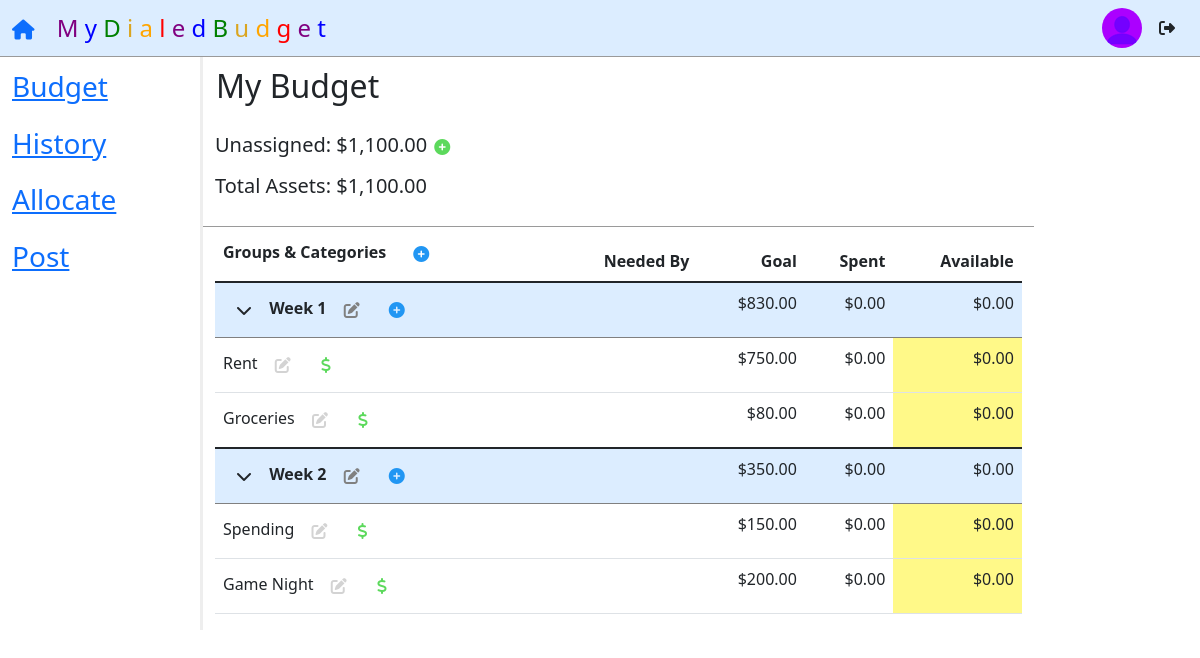
The page / (signed in) on the database its author committed.
### tables this page shows
CREATE TABLE budgets (
    bud_id INTEGER,
    user_id INTEGER,
    bud_name TEXT,
    total_assets REAL,
    unassigned REAL,
    groups INTEGER DEFAULT 0,
    active INTEGER DEFAULT 1,
    PRIMARY KEY (bud_id),
    CONSTRAINT fk_users
        FOREIGN KEY (user_id)
        REFERENCES users (user_id)
        ON DELETE CASCADE
    );

CREATE TABLE groups (
    group_id INTEGER,
    bud_id INTEGER,
    user_id INTEGER,
    group_name TEXT,
    group_goal REAL,
    group_spent REAL,
    group_avail REAL,
    cats INTEGER DEFAULT 0,
    active_cats INTEGER DEFAULT 0,
    active INT DEFAULT 1, -- BOOL to indicate deleted or not
    PRIMARY KEY (group_id),
    FOREIGN KEY (bud_id) REFERENCES budgets (bud_id),
    FOREIGN KEY (user_id) REFERENCES users (user_id)
    );

CREATE TABLE cats (
    cat_id INTEGER,
    bud_id INTEGER,
    group_id INTEGER,
    user_id INTEGER,
    cat_name TEXT,
    due_tup_m TEXT,
    due_tup_d TEXT,
    cat_goal REAL,
    cat_funded REAL DEFAULT 0.00,
    cat_goal_met INT DEFAULT 0, -- BOOL
    cat_goal_spent INT DEFAULT 0, -- BOOL indicating that goal was met and fully spent
    cat_spent REAL,
    cat_avail REAL,
    cat_cmnt TEXT,
    is_unass INT DEFAULT 0, -- BOOL
    is_deposit INT DEFAULT 0, -- BOOL
    active INT DEFAULT 1, -- BOOL to indicate deleted or not
    reset INT DEFAULT 0, -- BOOL to indicate goal reset required
    PRIMARY KEY (cat_id),
    FOREIGN KEY (bud_id) REFERENCES budgets (bud_id),
    FOREIGN KEY (group_id) REFERENCES groups (group_id),
    FOREIGN KEY (user_id) REFERENCES users (user_id)
    );

### application/budget/routes.py (the view)
@budget.route('/')
@login_required
def index():
    has_budget = True
    if db.execute("SELECT * FROM users WHERE user_id = ?", session['user_id'])[0]['budgets'] < 1:
        return render_template('index.html', has_budget=False, ptitle='Budget')
    selected_bud = db.execute("SELECT * FROM users WHERE user_id = ?", session['user_id'])[0]['selected_bud']
    allCATS = db.execute("SELECT * FROM cats WHERE user_id = ? AND bud_id = ?", session['user_id'], session['selected_bud'])
    """ Perform goal resets """
    for cat in allCATS:
        if cat['reset'] == 1:
            cat['due_tup_m'] = (int(session['day_tup'][0]) + 1)
            db.execute("UPDATE cats SET cat_funded = ? WHERE user_id = ? AND bud_id = ? AND cat_id = ?", cat['cat_avail'], session['user_id'], session['selected_bud'], cat['cat_id'])
            if (cat['cat_funded'] >= cat['cat_goal']):
                db.execute("UPDATE cats SET cat_goal_met = ? WHERE user_id = ? AND bud_id = ? AND cat_id = ?", 1, session['user_id'], session['selected_bud'], cat['cat_id'])
            else:
                db.execute("UPDATE cats SET cat_goal_met = ? WHERE user_id = ? AND bud_id = ? AND cat_id = ?", 0, session['user_id'], session['selected_bud'], cat['cat_id'])
            db.execute("UPDATE cats SET cat_goal_spent = ?, reset = ? WHERE user_id = ? AND bud_id = ? AND cat_id = ?", 0.00, 0, session['user_id'], session['selected_bud'], cat['cat_id'])
    """ Create a list of dictionaries to store budget group totals """
    GROUPS = db.execute("SELECT * FROM groups WHERE user_id = ? AND bud_id = ? AND active = ?", session['user_id'], session['selected_bud'], 1)
    TOTALS = []
    for group in GROUPS:
        group_totals = db.execute("SELECT SUM(cat_goal) goal, SUM(cat_spent) spent, SUM(cat_avail) avail FROM cats WHERE user_id = ? AND bud_id = ? AND group_id = ? AND active = ?", session['user_id'], session['selected_bud'], group['group_id'], 1)
        if group_totals[0]['goal'] == None:
            group_totals[0]['goal'] = 0
        TOTALS.append({'group_id': group['group_id'], 'goal': group_totals[0]['goal'], 'spent': group_totals[0]['spent'], 'avail': group_totals[0]['avail']})
    BUDGET = db.execute("SELECT * FROM budgets WHERE user_id = ? AND bud_id = ?", session['user_id'], session['selected_bud'])
    GROUPS = db.execute("SELECT * FROM groups WHERE user_id = ? AND bud_id = ? AND active = ?", session['user_id'], session['selected_bud'], 1)
    CATS = db.execute("SELECT * FROM cats WHERE user_id = ? AND bud_id = ? AND active = ?", session['user_id'], session['selected_bud'], 1)
    global nav_avatar
    nav_avatar = session['nav_avatar']
    return render_template('index.html', has_budget=has_budget, budget=BUDGET, groups=GROUPS, cats=CATS, totals=TOTALS, ptitle='Budget', test=nav_avatar, test2=session['nav_avatar'])

### application/budget/routes.py (called while the page is built)
@budget.context_processor
def context_processor():
    return dict(avatar_key=session['nav_avatar'])

### application/helpers.py (called while the page is built)
def login_required(f):
    @wraps(f)
    def decorated_function(*args, **kwargs):
        if session.get("user_id") is None:
            return redirect(url_for("account.login", next=request.url))
        return f(*args, **kwargs)
    return decorated_function

def usd(value):
    return f"${value:,.2f}"

### application/templates/index.html (shortened to what this page needs)
{% extends "layout.html" %}
{% block main %}
{% if not has_budget %}
<div class="row">
    <div class="col-sm-3"></div>
    <div class="col-sm-4">
        <form action="{{ url_for('settings.settings_usage', usage='new_bud')}}" method="POST">
            <div class="form-group">
                <h4>Create a New Budget</h4>
                <input type="text" name="bud_name" class="form-control" placeholder="Budget Name" autocomplete="off"
                    autofocus required>
                <input type="number" step="0.01" min="0.01" name="total_assets" class="form-control"
                    placeholder="Current Assets" autocomplete="off" required>
                <button type="submit" class="btn btn-primary">Start Budgeting!</button>
            </div>
        </form>
    </div>
    <div class="col-sm-3">
    </div>
</div>
{% else %}
<div class="row">
    <div class="col-sm-10 bud-header">
        <form action="{{ url_for('settings.settings_usage', usage='bud_edit')}}" method="POST">
            <div class="form-group">
                <button type="button" id="bud_name_edit" class="btn" style="padding-left: 0px"
                    onclick="display_toggle(this.id, 'new_bud_name_field', 'new_bud_name_submit', 'new_bud_name_cancel')">
                    <h2>{{ budget[0].bud_name }}</h2>
                </button>
            </div>
        </form>
        <form action="{{ url_for('allocations.allocate')}}" method="POST">
            <div class="form-group">
                <h5>Unassigned: {{ budget[0].unassigned | usd }}
                    <button type="button" id="add_unass_funds" class="btn" style="padding-left: 1px;"
                        onclick="display_toggle(this.id, 'unass_fund', 'submit_unass_fund', 'close_unass_funds')"><i
                            class='fas fa-plus-circle' style="color: rgb(92, 217, 92)"></i></button>
                </h5>
                <h5>Total Assets: {{ budget[0].total_assets | usd }}</h5>
            </div>
        </form>
    </div>
</div>
<div class="row">
    <div class="col-sm-10">
        <table class="table table-hover">
            <thead>
                <tr>
                    <th><span>Groups & Categories</span>
                        <form action="{{ url_for('budget.index_usage', usage='add_group')}}" method="POST"
                            style="display: inline; padding-left: 10px">
                            <button type="button" id="new_group_btn"
                                onclick="display_toggle(this.id, 'new_group_name', 'submit_new_group', 'new_group_close')"
                                class="btn">
                                <i class='fas fa-plus-circle' style="color:#2196F3"></i>
                            </button>
                        </form>
                    </th>
                    <th class="right_align">Needed By</th>
                    <th class="right_align">Goal</th>
                    <th class="right_align">Spent</th>
                    <th class="right_align">Available</th>
                </tr>
            </thead>
            {% for group in groups %}
            <tbody>
                <tr class="budget_cat">
                    {% if group.active_cats > 0 %}
                    <th colspan="2">
                        {% else %}
                    <th colspan="5">
                        {% endif %}
                        <button id="minimize_group_button_{{ group.group_id }}" class="btn"
                            onclick="class_toggle('minmize_{{ group.group_id }}'), display_toggle(this.id, 'maxmize_group_button_{{ group.group_id }}')"><i
                                class="fa fa-chevron-down"></i></button>
                        {{ group.group_name }}
                        <button class="btn" id="group_edit_show_{{ group.group_name }}"
                            onclick="display_toggle(this.id, 'group_edit_hide_{{ group.group_name }}', 'group_edit_{{ group.group_id }}')"><i
                                class='fas fa-edit' style="color: grey"></i></button>
                        <form action="{{ url_for('budget.index_usage', usage='add_cat')}}" method="POST"
                            style="display: inline; padding-left: 10px">
                            <button type="button" id="new_cat_btn_{{ group.group_id }}"
                                onclick="display_toggle(this.id, 'new_cat_min_{{ group.group_id }}', 'new_cat_name_{{ group.group_id }}', 'submit_new_cat_{{ group.group_id }}', 'new_cat_goal_{{ group.group_id }}', 'new_cat_date_{{ group.group_id }}')"
                                class="btn" style="padding: 1px; border-radius: 50%"><i class='fas fa-plus-circle'
                                    style="color:#2196F3"></i></button>
                        </form>
                    </th>
                    {% if group.active_cats > 0 %}
                    {% set id = group.group_id %}
                    {% for row in totals %}
                    {% if row.group_id == id %}
                    <td class="right_align">{{ row.goal | usd }}</td>
                    <td class="right_align">{{ row.spent | usd }}</td>
                    <td class="right_align">{{ row.avail | usd }}</td>
                    {% endif %}
                    {% endfor %}
                    {% endif %}
                </tr>
                {% for category in cats %}
                {% if category.group_id == group.group_id %}
                <tr class="minmize_{{ group.group_id }}">
                    <td>
                        <form action="{{ url_for('allocations.allocate')}}" method="POST">
                            <div class="form-group">
                                {{ category.cat_name }}
                                <button type="button" class="btn" id="cat_edit_show_{{ category.cat_id }}"
                                    onclick="display_toggle(this.id, 'cat_edit_hide_{{ category.cat_id }}', 'cat_edit_{{ category.cat_id }}')"><i
                                        class='fas fa-edit' style="color: lightgrey"></i></button>
                                <button type="submit" id="fully_fund_{{ category.cat_id }}" class="btn"><i
                                        class='fas fa-dollar-sign' style="color: rgb(92, 217, 92)"></i></button>
                            </div>
                        </form>
                    </td>
                    <td class="right_align">
                    </td>
                    <td class="right_align">{{ category.cat_goal | usd }}</td>
                    <td class="right_align">{{ category.cat_spent | usd }}</td>
                    <td id="bg-avail-{{ category.cat_id }}" class="right_align">
                        {{ category.cat_avail | usd }}
                    </td>
                </tr>
                {% endif %}
                {% endfor %}
            </tbody>
            {% endfor %}
        </table>
    </div>
</div>
{% endif %}
{% endblock main %}

### application/templates/layout.html (shortened to what this page needs)
<!doctype html>
<html lang="en">
<head>
    <link href="https://cdn.jsdelivr.net/npm/bootstrap@5.1.1/dist/css/bootstrap.min.css" rel="stylesheet"
>
    <link rel='stylesheet' type='text/css' href="{{ url_for('static', filename='final.css') }}">
</head>
<body>
    <nav class="navbar navbar-inverse fixed-top">
        <div class="container-fluid">
            <div class="navbar_header" style="font-size: x-large;">
                <a class="navbar-brand" href=" {{ url_for('budget.index') }}"><i class="fas fa-home"></i></a>
                <span style="color: purple;"> M</span>
                <span style="color: blue">y</span>
                <span style="color: green">D</span>
                <span style="color: goldenrod">i</span>
                <span style="color: orange">a</span>
                <span style="color: red">l</span>
                <span style="color: purple">e</span>
                <span style="color: blue">d</span>
                <span style="color: green">B</span>
                <span style="color: goldenrod">u</span>
                <span style="color: orange">d</span>
                <span style="color: red">g</span>
                <span style="color: purple">e</span>
                <span style="color: blue">t</span>
            </div>
            {% if session.user_id %}
            <ul class="nav navbar-nav navbar-right">
                <form method="GET">
                    <a href="{{ url_for('settings.settings_route')}}"><img class="rounded-circle account-img pointer"
                            src="{{ avatar_key }}" type="submit" {{ url_for('settings.settings_route')}}"></a>
                    <button class=" btn" type="submit" formaction="/logout"><i class="fas fa-sign-out-alt"></i></button>
                </form>
            </ul>
            {% endif%}
        </div>
    </nav>
    {% if session.user_id %}
    <div class="container-fluid nav_padd">
        <div class="row">
            <div class="col-sm-2 left_nav">
                <a href="{{ url_for('budget.index') }}">
                    <div class="row left_nav_row">
                        <h3>Budget</h3>
                    </div>
                </a>
                <a href="{{ url_for('history.transactions') }}">
                    <div class="row left_nav_row">
                        <h3>History</h3>
                    </div>
                </a>
                <a href="{{ url_for('allocations.allocate') }}">
                    <div class="row left_nav_row">
                        <h3>Allocate</h3>
                    </div>
                </a>
                <a href="{{ url_for('transactions.expense') }}">
                    <div class="row left_nav_row">
                        <h3>Post</h3>
                    </div>
                </a>
            </div>
            <div class="col-sm-2"></div>
            <div class="col-sm-10 main-group">
                {% block main %}{% endblock main %}
            </div>
        </div>
    </div>
    {% else %}
    {% block login %}
    {% endblock login %}
    {% endif %}
</body>
</html>

### application/static/final.css (style rules this page uses)
.nav_padd { padding-top: 40px; }
.navbar { background: rgb(220, 237, 261); border-bottom: outset thin; }
.left_nav { position: fixed; top: 60px; }
.left_nav_row { padding-top: 10px; padding-bottom: 5px; }
.left_nav_row:hover, .settings_row:hover, .budget_cat { border-radius: 7px; border-color: grey; background: rgb(220, 237, 261); }
.main-group { padding-top: 20px; border-left: outset; }
.bud-header { border-bottom: outset thin; padding-top: 0px; padding-bottom: 20px; }
.right_align { text-align: right; }

### rows shown on the page
budgets: bud_name "My Budget", unassigned "$1,100.00", total_assets "$1,100.00"
groups: group_name "Week 1", goal "$830.00", spent "$0.00", avail "$0.00"
cats: cat_name "Rent", cat_goal "$750.00", cat_spent "$0.00", cat_avail "$0.00"
cats: cat_name "Groceries", cat_goal "$80.00", cat_spent "$0.00", cat_avail "$0.00"
groups: group_name "Week 2", goal "$350.00", spent "$0.00", avail "$0.00"
cats: cat_name "Spending", cat_goal "$150.00", cat_spent "$0.00", cat_avail "$0.00"
cats: cat_name "Game Night", cat_goal "$200.00", cat_spent "$0.00", cat_avail "$0.00"
